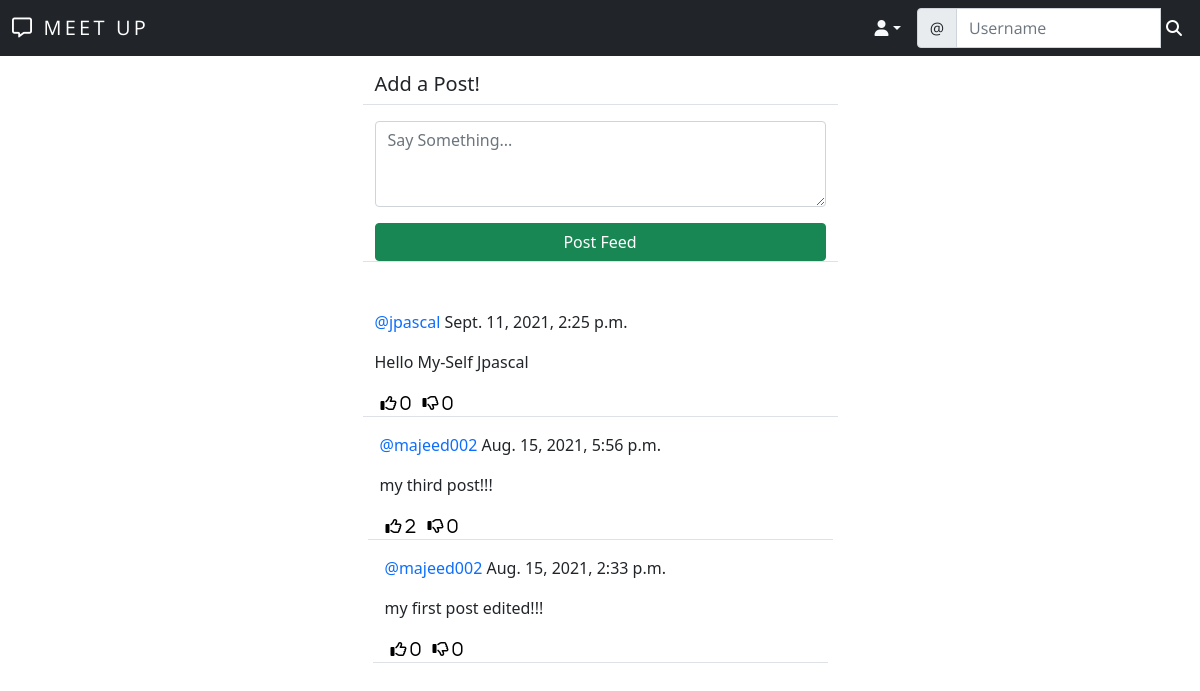
The app's page /meet/ (signed in) with its own data.
### meet/models.py (models this page shows)
class Post(models.Model):
    body = models.TextField()
    created_on = models.DateTimeField(default=timezone.now)
    author = models.ForeignKey(User, on_delete=models.CASCADE)
    likes = models.ManyToManyField(User, blank=True, related_name='likes')
    dislikes = models.ManyToManyField(User, blank=True, related_name='dislikes')

### meet/views.py (the view, shortened to what this page needs)
# urls.py: path('', PostListView.as_view(), name='post_list'),
class PostListView(LoginRequiredMixin, View):
    def get(self, request, *args, **kwargs):
        posts = Post.objects.all().order_by('-created_on')
        form = PostForm()
        context = {
            'post_list': posts,
            'form' : form,
        }
        return render(request, 'meet/post_list.html', context)

### meet/forms.py
class PostForm(forms.ModelForm):
    body = forms.CharField(
        label='',
        widget=forms.Textarea(
            attrs={'rows': '3',
                   'placeholder': 'Say Something...'}
        ))
    class Meta:
        model = Post
        fields = ['body']

### meet/templates/meet/post_list.html (shortened to what this page needs)
{% extends 'landing/base.html' %}
{% load crispy_forms_tags %}
{% block content %}
<div class="container">
    <div class="row justify-content-center mt-3 ">
        <div class="col-md-5 col-sm-12 border-bottom">
            <h5>Add a Post!</h5>
        </div>
    </div>
    <div class="row justify-content-center mt-3 mb-5 ">
        <div class="col-md-5 col-sm-12 border-bottom">
            <form method="POST">
                {{ form | crispy }}
                <div class="d-grid gap-2">
                    <button class="btn btn-success mt-3">Post Feed</button>
                </div>
            </form>
        </div>
    </div>
    {% for post in post_list %}
    <div class="row justify-content-center mt-3 ">
        <div class="col-md-5 col-sm-12 border-bottom position-relative">
            <p><a style="text-decoration: none" class="text-primary" href="{% url 'profile' post.author.profile.pk %}">@{{ post.author }}</a> {{ post.created_on }}</p>
            <div class="position-relative">
                <p>{{ post.body }}</p>
            </div>
            <div class="d-flex flex-row">
                <form method="POST" action="{% url 'like' post.pk %}">
                    <button style="background-color: transparent; border: none; box-shadow: none;" type="submit">
                        <i class="far fa-thumbs-up"> <span>{{ post.likes.all.count }}</span></i>
                    </button>
                </form>
                <form method="POST" action="{% url 'dislike' post.pk %}">
                    <button style="background-color: transparent; border: none; box-shadow: none;" type="submit">
                        <i class="far fa-thumbs-down"> <span>{{ post.dislikes.all.count }}</span></i>
                    </button>
                </form>
        </div>
    </div>
    {% endfor %}
</div>
{% endblock content %}

### records on screen
Post: author "jpascal", created_on "Sept. 11, 2021, 2:25 p.m.", body "Hello My-Self Jpascal", likes.all.count "0", dislikes.all.count "0"
Post: author "majeed002", created_on "Aug. 15, 2021, 5:56 p.m.", body "my third post!!!", likes.all.count "2", dislikes.all.count "0"
Post: author "majeed002", created_on "Aug. 15, 2021, 2:33 p.m.", body "my first post edited!!!", likes.all.count "0", dislikes.all.count "0"
